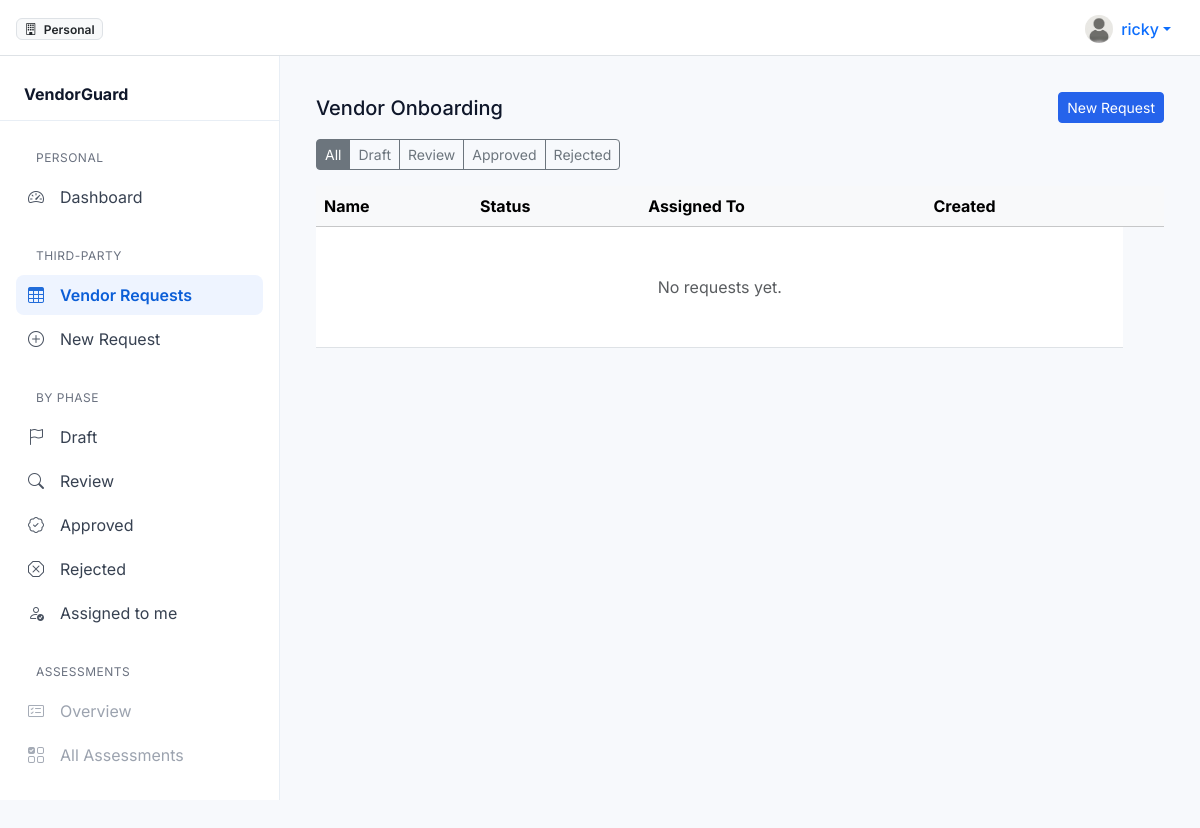
/third-party/ (signed in), run on an earlier commit of the app's database.
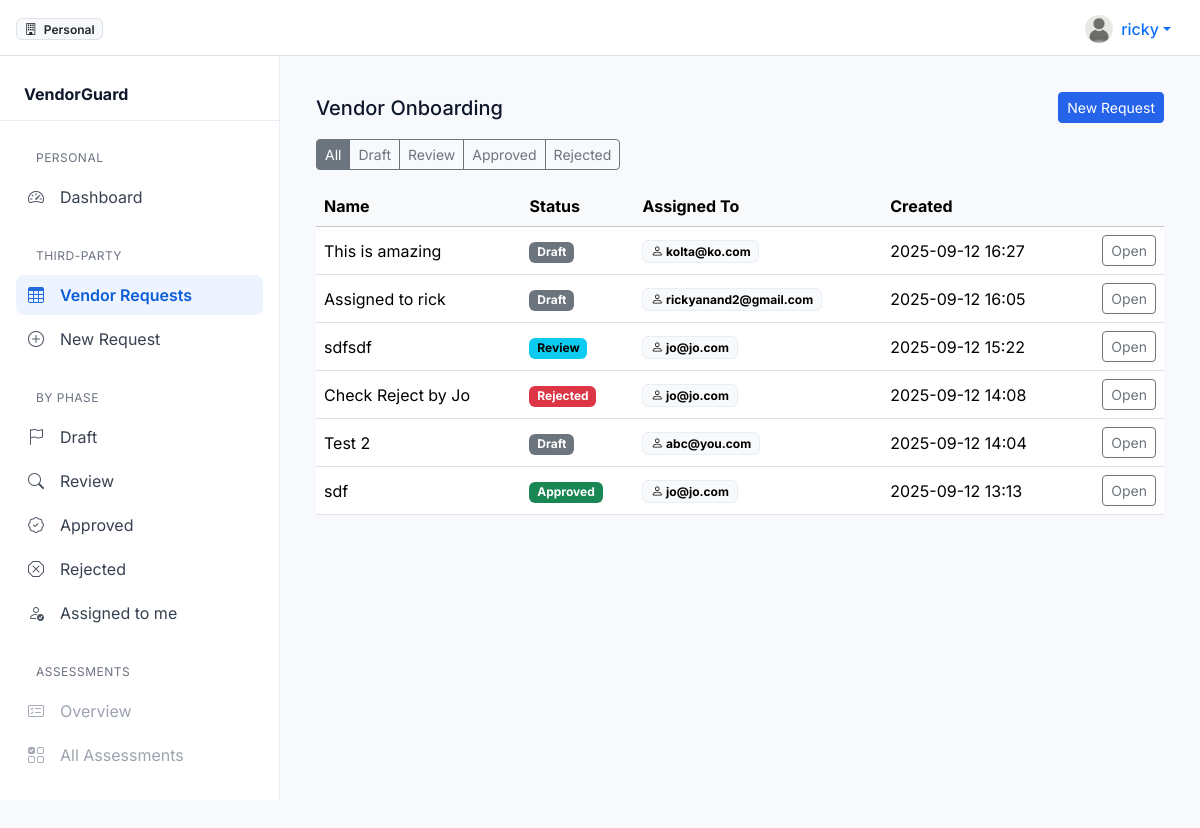
And on a later commit of the database.
### third_party/models.py (models this page shows, shortened)
class ThirdPartyRequest(models.Model):
    name = models.CharField(max_length=255)
    description = models.TextField(blank=True)
    state = FSMField(
        default=RequestState.ONBOARDING,
        choices=RequestState.choices,
        protected=True,
        help_text="Lifecycle state controlled by model transitions.",
    )
    assignee = models.ForeignKey(
        settings.AUTH_USER_MODEL,
        null=True,
        on_delete=models.PROTECT,
        related_name="requests_assigned",
        help_text="Only the assignee (or staff) may advance or reject.",
    )
    created_by = models.ForeignKey(
        settings.AUTH_USER_MODEL,
        null=True,
        on_delete=models.SET_NULL,
        related_name="requests_created",
        help_text="Request creator; not necessarily the assignee.",
    )
    reject_reason = models.TextField(blank=True)
    created_at = models.DateTimeField(auto_now_add=True)
    updated_at = models.DateTimeField(auto_now=True)
    @fsm_log_by
    @fsm_log_description(description="Rejected")
    @transition(
        field=state,
        source=[RequestState.ONBOARDING, RequestState.REVIEW],
        target=RequestState.REJECTED,
    )
    def reject(self, *, reason: str, by=None, description=None) -> None:
        """Draft/Review -> Rejected, requires a non-empty reason."""
        if not reason or not reason.strip():
            raise ValueError("Reject reason is required.")
        self.reject_reason = reason.strip()
    STEP_ORDER = [RequestState.ONBOARDING, RequestState.REVIEW, RequestState.APPROVED]
    class Meta:
        ordering = ("-created_at",)

### third_party/views.py (the view)
# urls.py: path("", views.request_list, name="request_list"),
@login_required
def request_list(request):
    qs = ThirdPartyRequest.objects.select_related("assignee", "created_by").order_by(
        "-created_at"
    )
    state = request.GET.get("state")
    if state:
        qs = qs.filter(state=state)
    ctx = {"requests": qs, "active_state": state}
    return render(request, "third_party/request_list.html", ctx)

### third_party/templates/third_party/request_list.html (shortened to what this page needs)
{% extends 'base_app.html' %}
{% block content %}
  <div class="d-flex justify-content-between align-items-center mb-3">
    <h1 class="h5 mb-0">Vendor Onboarding</h1>
    <a href="{% url 'third_party:request_create' %}" class="btn btn-primary btn-sm">New Request</a>
  </div>
  <div class="table-responsive">
    <table class="table table-hover align-middle">
      <thead class="table-light">
        <tr>
          <th>Name</th>
          <th>Status</th>
          <th>Assigned To</th>
          <th>Created</th>
          <th></th>
        </tr>
      </thead>
      <tbody>
        <div class="mb-3">
          <div class="btn-group btn-group-sm" role="group">
            <a class="btn btn-outline-secondary {% if not active_state %}active{% endif %}" href="{% url 'third_party:request_list' %}">All</a>
            <a class="btn btn-outline-secondary {% if active_state == 'ONBOARDING' %}active{% endif %}" href="{% url 'third_party:request_list' %}?state=ONBOARDING">Draft</a>
            <a class="btn btn-outline-secondary {% if active_state == 'REVIEW' %}active{% endif %}" href="{% url 'third_party:request_list' %}?state=REVIEW">Review</a>
            <a class="btn btn-outline-secondary {% if active_state == 'APPROVED' %}active{% endif %}" href="{% url 'third_party:request_list' %}?state=APPROVED">Approved</a>
            <a class="btn btn-outline-secondary {% if active_state == 'REJECTED' %}active{% endif %}" href="{% url 'third_party:request_list' %}?state=REJECTED">Rejected</a>
          </div>
        </div>
        {% for obj in requests %}
          <tr>
            <td class="text-truncate" style="max-width:360px">{{ obj.name }}</td>
            <td>
              {% include 'third_party/includes/_phase_badge.html' with obj=obj %}
            </td>
            <td>
              {% if obj.assignee %}
                <span class="badge text-bg-light border-soft"><i class="bi bi-person"></i> {{ obj.assignee.email|default:obj.assignee.username }}</span>
              {% else %}
                <span class="text-body-secondary">—</span>
              {% endif %}
            </td>
            <td>{{ obj.created_at|date:'Y-m-d H:i' }}</td>
            <td class="text-end">
              <a href="{% url 'third_party:request_detail' obj.pk %}" class="btn btn-outline-secondary btn-sm">Open</a>
            </td>
          </tr>
        {% empty %}
          <tr>
            <td colspan="4" class="text-center text-body-secondary py-5">No requests yet.</td>
          </tr>
        {% endfor %}
      </tbody>
    </table>
  </div>
{% endblock %}

### templates/base_app.html (shortened to what this page needs)
{% load static %}
<!DOCTYPE html>
<html lang="en">
  <head>
    <link href="https://cdn.jsdelivr.net/npm/bootstrap@5.3.3/dist/css/bootstrap.min.css" rel="stylesheet" />
    <link href="https://cdn.jsdelivr.net/npm/bootstrap-icons@1.11.3/font/bootstrap-icons.css" rel="stylesheet" />
    <link href="{% static 'css/brand.css' %}" rel="stylesheet" />
  </head>
  <body>
    {% include 'includes/_topbar_app.html' %}
    <div class="app-shell">
      <div class="d-none d-md-block">
        {% include 'includes/_sidebar_app.html' %}
      </div>
      <main class="app-main">
        <div class="container-fluid px-3">
          {% block page_container %}
            {% block content %}
            {% endblock %}
          {% endblock %}
        </div>
      </main>
    </div>
  </body>
</html>

### templates/includes/_topbar_app.html (shortened to what this page needs)
{% load static %}
<nav class="app-topbar navbar bg-white sticky-top border-bottom">
  <div class="container-fluid px-3">
    <div class="d-flex align-items-center gap-2">
      <span class="badge bg-light text-dark border">
        <i class="bi bi-building me-1"></i>
        {{ request.user.profile.org_name|default:'Personal' }}
      </span>
    </div>
    <div class="d-flex align-items-center gap-2">
      <div class="dropdown">
        <button class="btn btn-link text-decoration-none dropdown-toggle d-flex align-items-center" data-bs-toggle="dropdown" aria-expanded="false">
          <img src="{% static 'img/avatar.png' %}" width="28" height="28" class="rounded-circle me-2" alt="" />
          <span class="fw-medium">{{ request.user.get_short_name|default:request.user.username }}</span>
        </button>
      </div>
    </div>
  </div>
</nav>

### templates/includes/_sidebar_app.html (shortened to what this page needs)
{% load static %}
<aside class="app-sidebar">
  <div class="brand">
    <span>VendorGuard</span>
  </div>
  <div class="px-2 pb-3">
    <div class="section-title">Personal</div>
    <nav class="nav flex-column">
      <a class="nav-link {% if request.path == '/' %}active{% endif %}" href="{% url 'core:dashboard' %}"><i class="bi bi-speedometer2"></i> Dashboard</a>
    </nav>
    <div class="section-title">Third-party</div>
    <nav class="nav flex-column">
      <li>
        <a class="nav-link {% if request.resolver_match.url_name == 'request_list' %}active{% endif %}" href="{% url 'third_party:request_list' %}"><i class="bi bi-table"></i> Vendor Requests</a>
      </li>
      <li>
        <a class="nav-link {% if request.resolver_match.url_name == 'request_create' %}active{% endif %}" href="{% url 'third_party:request_create' %}"><i class="bi bi-plus-circle"></i> New Request</a>
      </li>
      <li class="section-title">By Phase</li>
      <li>
        <a class="nav-link {% if request.resolver_match.url_name == 'request_list_draft' %}active{% endif %}" href="{% url 'third_party:request_list_draft' %}"><i class="bi bi-flag"></i> Draft</a>
      </li>
      <li>
        <a class="nav-link {% if request.resolver_match.url_name == 'request_list_review' %}active{% endif %}" href="{% url 'third_party:request_list_review' %}"><i class="bi bi-search"></i> Review</a>
      </li>
      <li>
        <a class="nav-link {% if request.resolver_match.url_name == 'request_list_approved' %}active{% endif %}" href="{% url 'third_party:request_list_approved' %}"><i class="bi bi-patch-check"></i> Approved</a>
      </li>
      <li>
        <a class="nav-link {% if request.resolver_match.url_name == 'request_list_rejected' %}active{% endif %}" href="{% url 'third_party:request_list_rejected' %}"><i class="bi bi-x-octagon"></i> Rejected</a>
      </li>
      <li>
        <a class="nav-link {% if request.resolver_match.url_name == 'request_list_assigned' %}active{% endif %}" href="{% url 'third_party:request_list_assigned' %}"><i class="bi bi-person-check"></i> Assigned to me</a>
      </li>
    </nav>
    <div class="section-title">Assessments</div>
    <nav class="nav flex-column">
      <span class="nav-link disabled"><i class="bi bi-card-checklist"></i> Overview</span>
      <span class="nav-link disabled"><i class="bi bi-ui-checks-grid"></i> All Assessments</span>
    </nav>
    <div class="section-title">Account</div>
  </div>
</aside>

### third_party/templates/third_party/includes/_phase_badge.html
{% if obj.state == 'ONBOARDING' %}
  <span class="badge text-bg-secondary">Draft</span>
{% elif obj.state == 'REVIEW' %}
  <span class="badge text-bg-info">Review</span>
{% elif obj.state == 'APPROVED' %}
  <span class="badge text-bg-success">Approved</span>
{% elif obj.state == 'REJECTED' %}
  <span class="badge text-bg-danger">Rejected</span>
{% else %}
  <span class="badge text-bg-light border-soft">Unknown</span>
{% endif %}

### static/css/brand.css (style rules this page uses)
:root { --vg-brand: #2563eb; --vg-brand-600:#1e4fd6; --vg-ink:#0f172a; --vg-ink-2:#475569; --vg-surface:#ffffff; --vg-app:#f7f9fc; --vg-border:#e8eef5; }
html,body { height:100%; }
body { background:var(--vg-app); color:var(--vg-ink); font-family:Inter,system-ui,-apple-system,Segoe UI,Roboto,Helvetica,Arial,sans-serif; }
a { color:var(--vg-brand); }
.btn-primary { background-color:var(--vg-brand); border-color:var(--vg-brand); }
.border-soft { border:1px solid var(--vg-border)!important; }
.app-shell { min-height:100vh; display:grid; grid-template-columns:260px 1fr; }
.app-sidebar { background:var(--vg-surface); border-right:1px solid var(--vg-border); padding-top:.75rem; }
.app-sidebar .brand { display:flex; align-items:center; gap:.5rem; padding:.75rem 1rem; font-weight:600; }
.app-sidebar .section-title { color:var(--vg-ink-2); font-size:.75rem; letter-spacing:.06em; text-transform:uppercase; margin:.75rem 1rem .25rem; }
.app-sidebar .nav-link { color:var(--vg-ink); padding:.5rem 1rem; border-radius:.5rem; margin:.125rem .5rem; }
.app-sidebar .nav-link i { margin-right:.5rem; opacity:.9; }
.app-sidebar .nav-link.active { background:#e7efff; color:#102a6b; }
.app-main { padding:1.25rem 1.25rem 2rem; }
.app-shell { min-height: 100vh; display: grid; grid-template-columns: 280px 1fr; }
.app-sidebar { width: 280px; background: #fff; border-right: 1px solid var(--vg-border, #e5e7eb); position: sticky; top: 0; height: calc(100vh - 56px); overflow: auto; }
.app-sidebar .brand { display:flex; align-items:center; gap:.5rem; padding: .875rem 1rem; font-weight: 700; border-bottom: 1px solid var(--vg-border, #e5e7eb); }
.app-sidebar .section-title { font-size: .75rem; text-transform: uppercase; letter-spacing: .04em; color: #6b7280; padding: 1rem .75rem .25rem; }
.app-sidebar .nav-link { padding: .5rem .75rem; color: #374151; border-radius: .5rem; display:flex; align-items:center; gap:.5rem; }
.app-sidebar .nav-link.active { background:#eef4ff; color:#0b5ed7; font-weight: 600; }
.app-sidebar .nav-link.disabled { color:#9ca3af; }
.app-topbar { height:56px; }
.app-topbar .badge { font-weight:600; }
.app-main { background:#f7f9fc; }

What changed in the data, as far as the page shows it:
added ThirdPartyRequest: name "This is amazing", state "Draft", assignee.email "kolta@ko.com", created_at "2025-09-12 16:27"
added ThirdPartyRequest: name "Assigned to rick", state "Draft", assignee.email "rickyanand2@gmail.com", created_at "2025-09-12 16:05"
added ThirdPartyRequest: name "sdfsdf", state "Review", assignee.email "jo@jo.com", created_at "2025-09-12 15:22"
added ThirdPartyRequest: name "Check Reject by Jo", state "Rejected", assignee.email "jo@jo.com", created_at "2025-09-12 14:08"
added ThirdPartyRequest: name "Test 2", state "Draft", assignee.email "abc@you.com", created_at "2025-09-12 14:04"
added ThirdPartyRequest: name "sdf", state "Approved", assignee.email "jo@jo.com", created_at "2025-09-12 13:13"
Also different on the page:
text no longer shown: "No requests yet."
